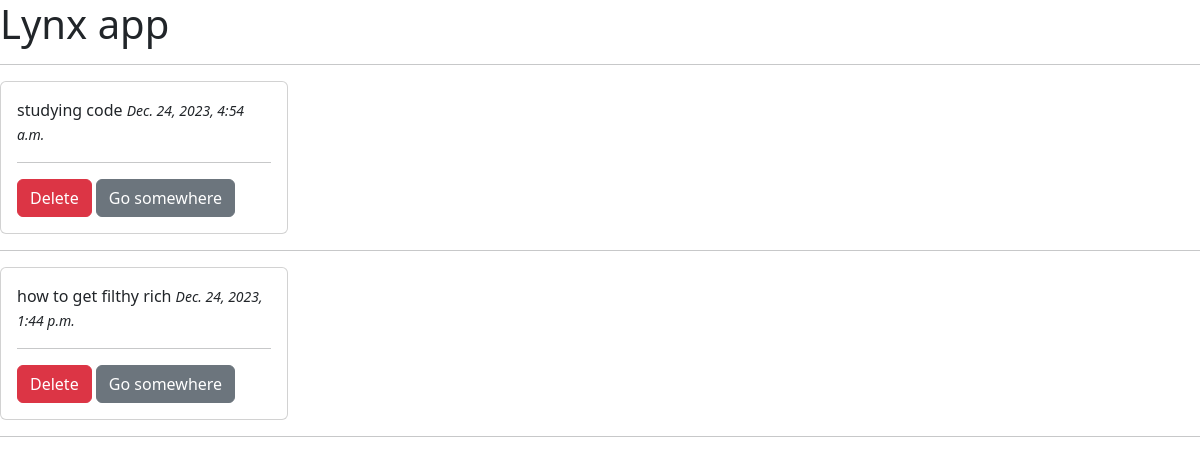
The app's page /, older data.
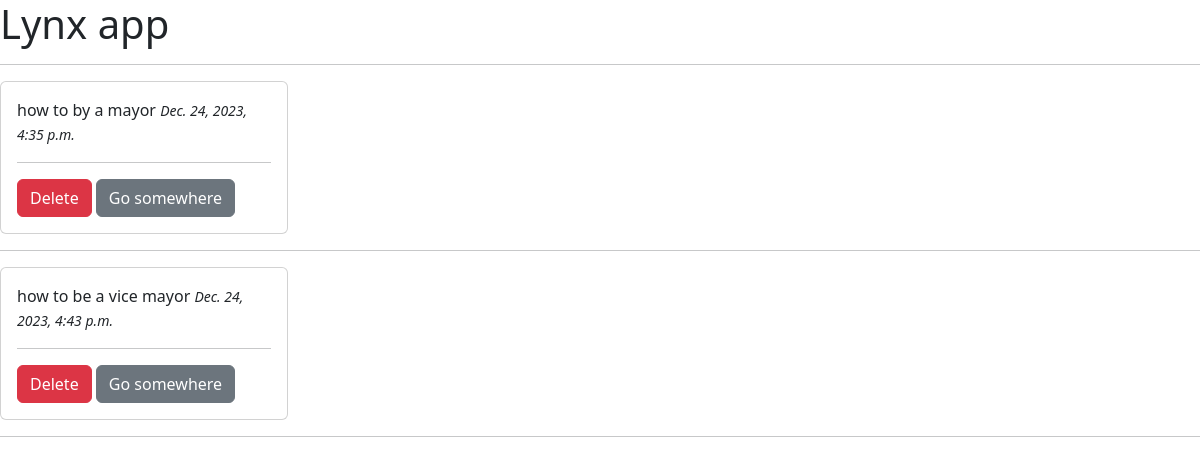
The same page, newer data.
### lynx/models.py (models this page shows, shortened)
class Article(models.Model):
    title = models.CharField(max_length=100)
    description = models.TextField()
    created_at = models.DateTimeField(auto_now_add=True)
    class Meta:
        verbose_name_plural = 'Blog Posts'

### lynx/views.py (the view)
# urls.py: path('', views.home, name='home'),
def home(request):
    articles = Article.objects.all()
    context = {
        'articles': articles
    }
    return render(request, 'lynx/index.html', context=context)

### lynx/templates/lynx/index.html (shortened to what this page needs)
<!DOCTYPE html>
<html lang="en">
<head>
    <link href="https://cdn.jsdelivr.net/npm/bootstrap@5.3.2/dist/css/bootstrap.min.css" rel="stylesheet">
</head>
<body>
    <h1>Lynx app</h1>
    <hr>
    {% for article in articles %}
    <div id="article-{{ article.id }}" class="card" style="width: 18rem;">
    <div class="card-body">
        <p class="card-title">{{ article.title }} <small><i>{{ article.created_at }}</i></small></p>
        <hr>
        <a href="{% url 'delete-view' article.id %}" class="btn btn-danger">Delete</a>
        <a href="{% url 'article' article.id %}" class="btn btn-secondary">Go somewhere</a>
    </div>
    </div>
    <hr>
    {% endfor %}
</body>
</html>

Row changes from the older to the newer data that the page shows:
removed Article: {{ article.id }} 1 (drawn), title "studying code", created_at "Dec. 24, 2023, 4:54 a.m."
removed Article: title "how to get filthy rich", created_at "Dec. 24, 2023, 1:44 p.m."
added Article: title "how to by a mayor", created_at "Dec. 24, 2023, 4:35 p.m."
added Article: title "how to be a vice mayor", created_at "Dec. 24, 2023, 4:43 p.m."
